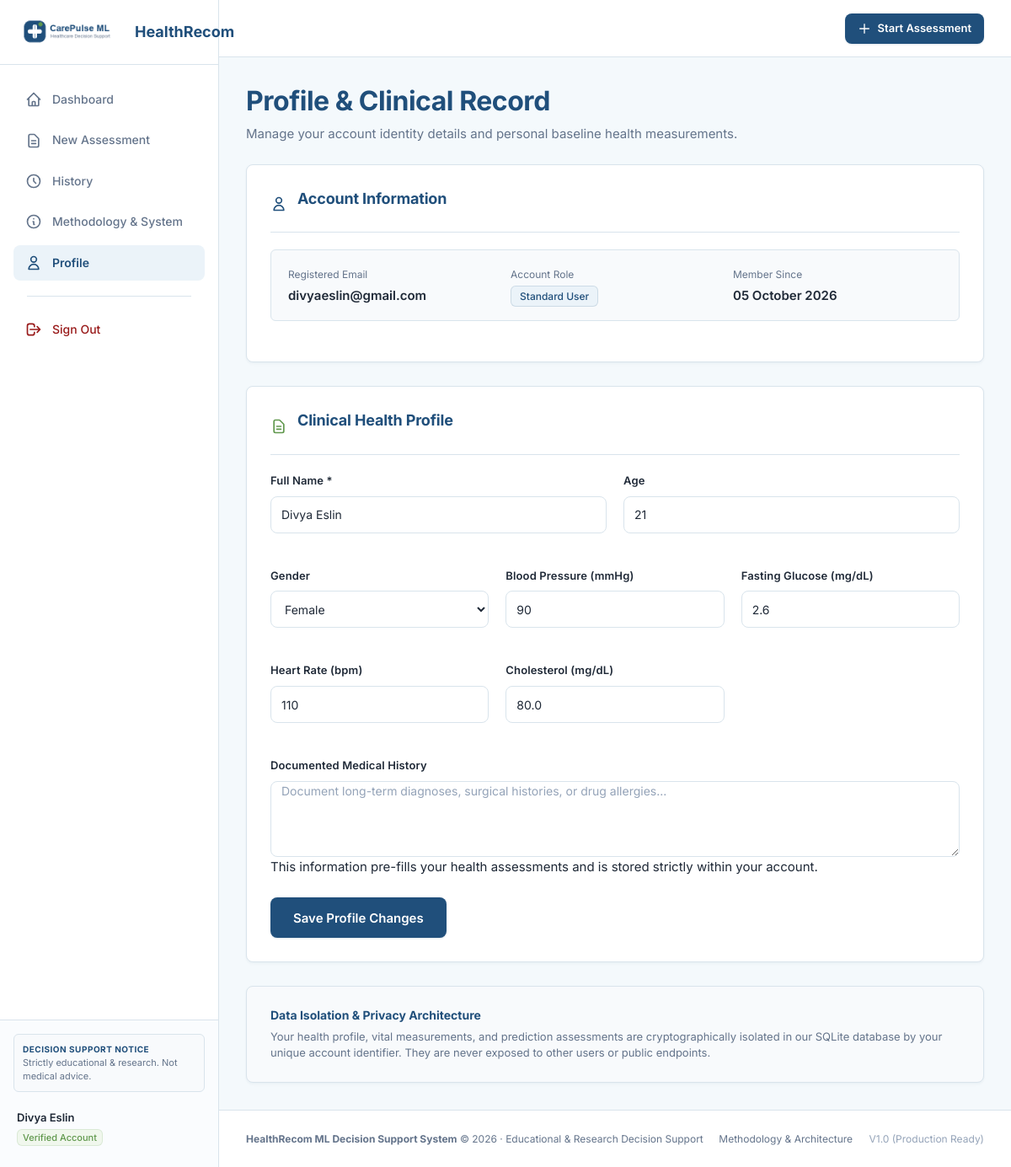
Screenshot of /profile (signed in) with the database file from the repository.
### tables this page shows
CREATE TABLE users (
            id INTEGER PRIMARY KEY AUTOINCREMENT,
            name TEXT NOT NULL,
            email TEXT UNIQUE NOT NULL,
            password_hash TEXT NOT NULL,
            role TEXT DEFAULT 'user',
            age INTEGER,
            gender TEXT,
            created_at DATETIME DEFAULT CURRENT_TIMESTAMP,
            updated_at DATETIME DEFAULT CURRENT_TIMESTAMP
        );

CREATE TABLE health_profiles (
            id INTEGER PRIMARY KEY AUTOINCREMENT,
            user_id INTEGER NOT NULL UNIQUE,
            age INTEGER,
            gender TEXT,
            blood_pressure TEXT,
            glucose REAL,
            heart_rate INTEGER,
            cholesterol REAL,
            medical_history TEXT,
            updated_at DATETIME DEFAULT CURRENT_TIMESTAMP,
            FOREIGN KEY (user_id) REFERENCES users (id) ON DELETE CASCADE
        );

### app/routes/recommendation.py (the view, shortened to what this page needs)
@recommendation_bp.route('/profile', methods=['GET', 'POST'])
@auth_required
def profile():
    db_path = current_app.config['DATABASE_PATH']
    user_id = g.user['id']
    health_profile = get_health_profile(db_path, user_id)
    return render_template(
        'profile.html',
        user=g.user,
        health_profile=health_profile,
        disclaimer=current_app.config['DISCLAIMER']
    )

### app/database/db.py (called while the page is built)
def get_db_connection(db_path):
    conn = sqlite3.connect(db_path, timeout=30.0, check_same_thread=False)
    conn.row_factory = sqlite3.Row
    conn.execute("PRAGMA foreign_keys = ON;")
    try:
        conn.execute("PRAGMA journal_mode = WAL;")
        conn.execute("PRAGMA synchronous = NORMAL;")
        conn.execute("PRAGMA busy_timeout = 30000;")
    except Exception:
        pass
    return conn

def get_user_by_id(db_path, user_id):
    with get_db_connection(db_path) as conn:
        cursor = conn.cursor()
        cursor.execute("SELECT id, name, email, role, age, gender, created_at, updated_at FROM users WHERE id = ?", (user_id,))
        row = cursor.fetchone()
        return dict(row) if row else None

def get_health_profile(db_path, user_id):
    with get_db_connection(db_path) as conn:
        cursor = conn.cursor()
        cursor.execute("SELECT * FROM health_profiles WHERE user_id = ?", (user_id,))
        row = cursor.fetchone()
        return dict(row) if row else None

### templates/profile.html (shortened to what this page needs)
{% extends "base.html" %}
{% block extra_css %}
<link rel="stylesheet" href="{{ url_for('static', filename='css/profile.css') }}">
{% endblock %}
{% block content %}
<div class="page-header">
  <div>
    <h1 class="page-title">Profile & Clinical Record</h1>
    <p class="page-subtitle">
      Manage your account identity details and personal baseline health measurements.
    </p>
  </div>
</div>
<div class="profile-container">
  <section class="profile-section-card">
    <div class="profile-section-header">
      <svg style="width: 20px; height: 20px; color: var(--primary);" fill="none" stroke="currentColor" viewBox="0 0 24 24"><path stroke-linecap="round" stroke-linejoin="round" stroke-width="2" d="M16 7a4 4 0 11-8 0 4 4 0 018 0zM12 14a7 7 0 00-7 7h14a7 7 0 00-7-7z"/></svg>
      <h2 class="profile-section-title">Account Information</h2>
    </div>
    <div class="account-info-box">
      <div>
        <span class="account-item-label">Registered Email</span>
        <div class="account-item-val">{{ user.email }}</div>
      </div>
      <div>
        <span class="account-item-label">Account Role</span>
        <div class="account-item-val">
          <span class="badge badge-primary">Standard User</span>
        </div>
      </div>
      <div>
        <span class="account-item-label">Member Since</span>
        <div class="account-item-val">{{ user.created_at | format_date }}</div>
      </div>
    </div>
  </section>
  <form method="POST" action="{{ url_for('recommendation.profile') }}" class="profile-section-card">
    <div class="profile-section-header">
      <svg style="width: 20px; height: 20px; color: var(--secondary);" fill="none" stroke="currentColor" viewBox="0 0 24 24"><path stroke-linecap="round" stroke-linejoin="round" stroke-width="2" d="M9 12h6m-6 4h6m2 5H7a2 2 0 01-2-2V5a2 2 0 012-2h5.586a1 1 0 01.707.293l5.414 5.414a1 1 0 01.293.707V19a2 2 0 01-2 2z"/></svg>
      <h2 class="profile-section-title">Clinical Health Profile</h2>
    </div>
    <div style="display: grid; grid-template-columns: 1fr 1fr; gap: 20px; margin-bottom: 20px;">
      <div class="form-group">
        <label for="name" class="form-label">
          <span>Full Name</span>
          <span class="required-indicator">*</span>
        </label>
        <input type="text" id="name" name="name" class="form-control" value="{{ user.name }}" required>
      </div>
      <div class="form-group">
        <label for="age" class="form-label">Age</label>
        <input type="number" id="age" name="age" class="form-control" min="1" max="125"
               value="{{ health_profile.age if health_profile and health_profile.age else (user.age or '') }}">
      </div>
    </div>
    <div style="display: grid; grid-template-columns: repeat(auto-fit, minmax(200px, 1fr)); gap: 20px; margin-bottom: 20px;">
      <div class="form-group">
        <label for="gender" class="form-label">Gender</label>
        {% set cur_gender = health_profile.gender if health_profile and health_profile.gender else (user.gender or '') %}
        <select id="gender" name="gender" class="form-control">
          <option value="Female" {% if cur_gender == 'Female' %}selected{% endif %}>Female</option>
        </select>
      </div>
      <div class="form-group">
        <label for="blood_pressure" class="form-label">Blood Pressure (mmHg)</label>
        <input type="text" id="blood_pressure" name="blood_pressure" class="form-control"
               placeholder="e.g. 120/80"
               value="{{ health_profile.blood_pressure if health_profile and health_profile.blood_pressure else '' }}">
      </div>
      <div class="form-group">
        <label for="glucose" class="form-label">Fasting Glucose (mg/dL)</label>
        <input type="number" step="0.1" id="glucose" name="glucose" class="form-control"
               placeholder="e.g. 95"
               value="{{ health_profile.glucose if health_profile and health_profile.glucose else '' }}">
      </div>
      <div class="form-group">
        <label for="heart_rate" class="form-label">Heart Rate (bpm)</label>
        <input type="number" id="heart_rate" name="heart_rate" class="form-control"
               placeholder="e.g. 72"
               value="{{ health_profile.heart_rate if health_profile and health_profile.heart_rate else '' }}">
      </div>
      <div class="form-group">
        <label for="cholesterol" class="form-label">Cholesterol (mg/dL)</label>
        <input type="number" step="0.1" id="cholesterol" name="cholesterol" class="form-control"
               placeholder="e.g. 190"
               value="{{ health_profile.cholesterol if health_profile and health_profile.cholesterol else '' }}">
      </div>
    </div>
    <div class="form-group" style="margin-bottom: 24px;">
      <label for="medical_history" class="form-label">Documented Medical History</label>
      <textarea id="medical_history" name="medical_history" class="form-control" rows="4"
                placeholder="Document long-term diagnoses, surgical histories, or drug allergies...">{{ health_profile.medical_history if health_profile and health_profile.medical_history else '' }}</textarea>
      <span class="helper-text">This information pre-fills your health assessments and is stored strictly within your account.</span>
    </div>
    <button type="submit" class="btn btn-primary btn-lg">
      Save Profile Changes
    </button>
  </form>
  <div class="card" style="background-color: #F8FAFC;">
    <h3 style="font-size: 14px; font-weight: 700; color: var(--primary); margin-bottom: 6px;">
      Data Isolation & Privacy Architecture
    </h3>
    <p style="font-size: 13px; color: var(--text-muted); line-height: 1.5;">
      Your health profile, vital measurements, and prediction assessments are cryptographically isolated in our SQLite database by your unique account identifier. They are never exposed to other users or public endpoints.
    </p>
  </div>
</div>
{% endblock %}

### templates/base.html (shortened to what this page needs)
<!DOCTYPE html>
<html lang="en">
<head>
  <link rel="stylesheet" href="{{ url_for('static', filename='css/main.css') }}">
  <link rel="stylesheet" href="{{ url_for('static', filename='css/base.css') }}">
  {% block extra_css %}{% endblock %}
</head>
<body>
  {% if current_user or session.get('user_id') %}
  <div class="app-shell">
    <aside class="app-sidebar" id="appSidebar">
      <div class="sidebar-header">
        <a href="{{ url_for('dashboard.view_dashboard') }}" style="display: flex; align-items: center; gap: 10px; text-decoration: none;">
          <img src="{{ url_for('static', filename='images/logo.png') }}" alt="HealthRecom Logo" class="sidebar-logo">
          <span style="font-size: 18px; font-weight: 700; color: var(--primary);">HealthRecom</span>
        </a>
      </div>
      <nav class="sidebar-nav">
        <a href="{{ url_for('dashboard.view_dashboard') }}" class="nav-item {% if request.endpoint in ['dashboard.dashboard', 'dashboard.view_dashboard'] %}active{% endif %}">
          <svg style="width: 20px; height: 20px;" fill="none" stroke="currentColor" viewBox="0 0 24 24"><path stroke-linecap="round" stroke-linejoin="round" stroke-width="2" d="M3 12l2-2m0 0l7-7 7 7M5 10v10a1 1 0 001 1h3m10-11l2 2m-2-2v10a1 1 0 01-1 1h-3m-6 0a1 1 0 001-1v-4a1 1 0 011-1h2a1 1 0 011 1v4a1 1 0 001 1m-6 0h6"/></svg>
          Dashboard
        </a>
        <a href="{{ url_for('prediction.assessment') }}" class="nav-item {% if request.endpoint == 'prediction.assessment' %}active{% endif %}">
          <svg style="width: 20px; height: 20px;" fill="none" stroke="currentColor" viewBox="0 0 24 24"><path stroke-linecap="round" stroke-linejoin="round" stroke-width="2" d="M9 12h6m-6 4h6m2 5H7a2 2 0 01-2-2V5a2 2 0 012-2h5.586a1 1 0 01.707.293l5.414 5.414a1 1 0 01.293.707V19a2 2 0 01-2 2z"/></svg>
          New Assessment
        </a>
        <a href="{{ url_for('prediction.history') }}" class="nav-item {% if request.endpoint == 'prediction.history' %}active{% endif %}">
          <svg style="width: 20px; height: 20px;" fill="none" stroke="currentColor" viewBox="0 0 24 24"><path stroke-linecap="round" stroke-linejoin="round" stroke-width="2" d="M12 8v4l3 3m6-3a9 9 0 11-18 0 9 9 0 0118 0z"/></svg>
          History
        </a>
        <a href="{{ url_for('dashboard.about') }}" class="nav-item {% if request.endpoint in ['dashboard.about', 'recommendation.about'] %}active{% endif %}">
          <svg style="width: 20px; height: 20px;" fill="none" stroke="currentColor" viewBox="0 0 24 24"><path stroke-linecap="round" stroke-linejoin="round" stroke-width="2" d="M13 16h-1v-4h-1m1-4h.01M21 12a9 9 0 11-18 0 9 9 0 0118 0z"/></svg>
          Methodology & System
        </a>
        <a href="{{ url_for('recommendation.profile') }}" class="nav-item {% if request.endpoint == 'recommendation.profile' %}active{% endif %}">
          <svg style="width: 20px; height: 20px;" fill="none" stroke="currentColor" viewBox="0 0 24 24"><path stroke-linecap="round" stroke-linejoin="round" stroke-width="2" d="M16 7a4 4 0 11-8 0 4 4 0 018 0zM12 14a7 7 0 00-7 7h14a7 7 0 00-7-7z"/></svg>
          Profile
        </a>
        <div class="nav-divider" style="margin: 12px 16px; width: auto; height: 1px; background: var(--border-color);"></div>
        <a href="{{ url_for('auth.logout') }}" class="nav-item logout-link" style="color: #991B1B;">
          <svg style="width: 20px; height: 20px;" fill="none" stroke="currentColor" viewBox="0 0 24 24"><path stroke-linecap="round" stroke-linejoin="round" stroke-width="2" d="M17 16l4-4m0 0l-4-4m4 4H7m6 4v1a3 3 0 01-3 3H6a3 3 0 01-3-3V7a3 3 0 013-3h4a3 3 0 013 3v1"/></svg>
          Sign Out
        </a>
      </nav>
      <div class="sidebar-footer">
        <div class="disclaimer-card" style="font-size: 11px; padding: 10px; background: #F8FAFC; border: 1px solid var(--border-color); border-radius: 6px;">
          <strong style="display: block; color: var(--primary); margin-bottom: 2px;">Decision Support Notice</strong>
          Strictly educational & research. Not medical advice.
        </div>
        {% if current_user %}
        <div class="user-mini-profile" style="display: flex; align-items: center; justify-content: space-between; margin-top: 12px;">
          <div style="min-width: 0;">
            <div class="user-info-text" style="font-weight: 600; font-size: 13px; color: var(--text-main);">{{ current_user.name }}</div>
            <span class="badge badge-secondary" style="font-size: 11px; padding: 2px 6px;">Verified Account</span>
          </div>
        </div>
        {% endif %}
      </div>
    </aside>
    <div class="app-main-wrapper">
      <header class="app-header">
        <div class="header-right">
          {% if request.endpoint not in ['dashboard.dashboard', 'dashboard.view_dashboard'] %}
          <a href="{{ url_for('prediction.assessment') }}" class="btn btn-primary btn-sm">
            <svg style="width: 16px; height: 16px;" fill="none" stroke="currentColor" viewBox="0 0 24 24"><path stroke-linecap="round" stroke-linejoin="round" stroke-width="2" d="M12 4v16m8-8H4"/></svg>
            <span>Start Assessment</span>
          </a>
          {% endif %}
        </div>
      </header>
      <main class="app-content">
        {% block content %}{% endblock %}
      </main>
      <footer class="app-footer">
        <div>
          <strong>HealthRecom ML Decision Support System</strong> &copy; {{ current_year }} &middot; Educational & Research Decision Support
        </div>
        <div>
          <a href="{{ url_for('dashboard.about') }}" style="color: var(--text-secondary); margin-right: 16px;">Methodology & Architecture</a>
          <span style="color: var(--text-light);">V1.0 (Production Ready)</span>
        </div>
      </footer>
    </div>
  </div>
  {% endif %}
</body>
</html>

### static/css/profile.css (style rules this page uses)
.profile-container { display: flex; flex-direction: column; gap: 28px; max-width: 900px; }
.profile-section-card { background-color: var(--card); border: 1px solid var(--border); border-radius: var(--radius-md); padding: 28px; box-shadow: var(--shadow-sm); }
.profile-section-header { display: flex; align-items: center; gap: 12px; margin-bottom: 20px; padding-bottom: 14px; border-bottom: 1px solid var(--border); }
.profile-section-title { font-size: 18px; font-weight: 700; color: var(--primary); }
.account-info-box { background-color: #F8FAFC; border: 1px solid var(--border); border-radius: var(--radius-sm); padding: 16px 20px; margin-bottom: 20px; display: grid; grid-template-columns: repeat(auto-fit, minmax(200px, 1fr)); gap: 16px; }
.account-item-label { font-size: 12px; color: var(--text-muted); }
.account-item-val { font-size: 15px; font-weight: 600; color: var(--text); margin-top: 2px; }

### rows the page displays
users: name "Divya Eslin", email "divyaeslin@gmail.com", created_at "05 October 2026"
health_profiles: age "21", gender "Female", blood_pressure "90", glucose "2.6", heart_rate "110", cholesterol "80.0"
